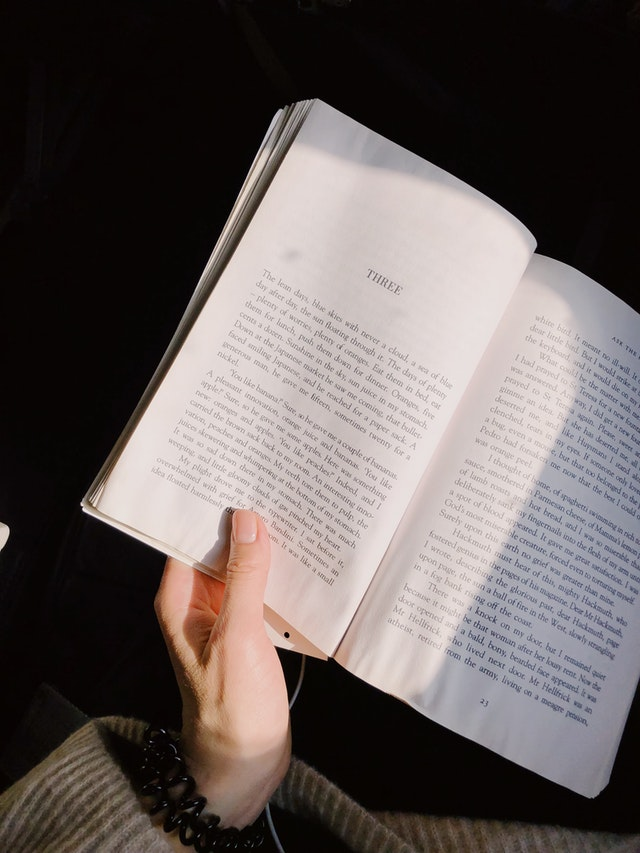
#> input picture OpenCV/book.jpg, 640 x 853 px
$ jupyter execute '13_이미지 변형(이진화).ipynb'
#> lines starting #> are read from the running program, lines starting #| are printed output that depends on the picture; after the words box and inside, x2 and y2 are one past the last pixel; in counts of white or black regions, pixels touching at a corner belong together
# 13. 이미지 변형(이진화)

## Threshold
- 기준
> Threshold (= 임계값)

https://www.pexels.com/ko-kr/ 에서 사진 다운로드

[cell 1]
import cv2
img = cv2.imread('book.jpg', cv2.IMREAD_GRAYSCALE)
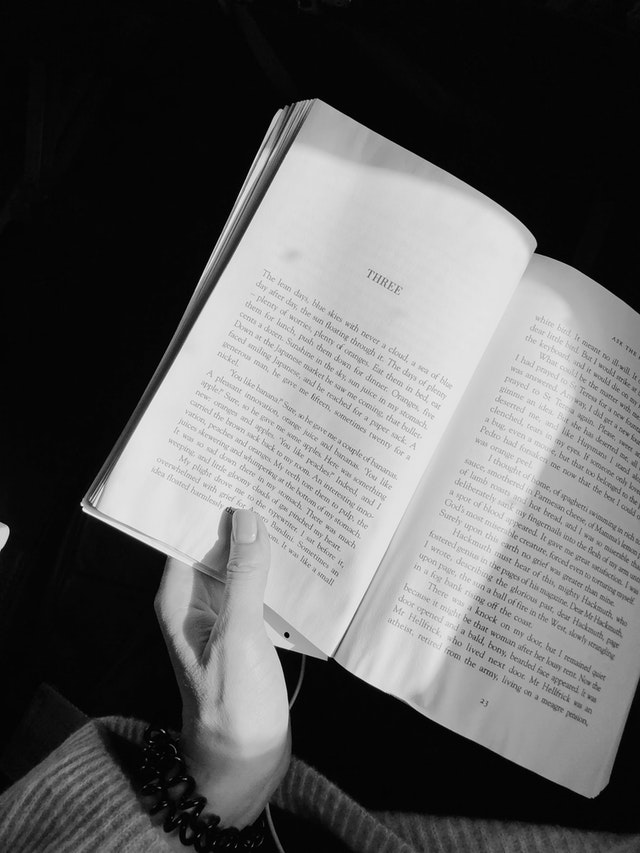
#> img: shape (853, 640); min 0, max 249, mean 94.8

ret, binary = cv2.threshold(img, 127, 255, cv2.THRESH_BINARY) # 그릴 위치, 임계값, 흰색(기준을 못 넘기면 흰색), Thresh_Binary
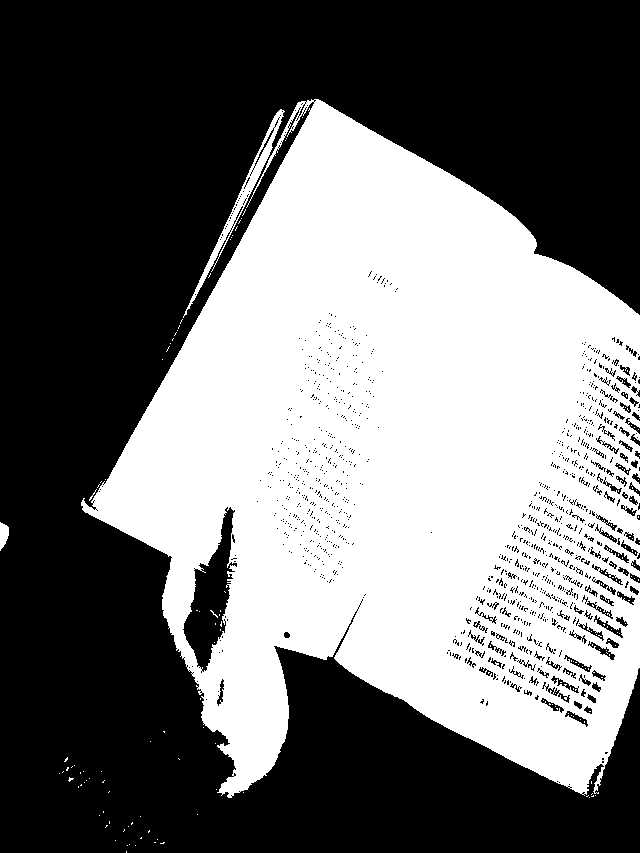
#> binary: shape (853, 640); 44.1% white; 190 white regions (187 under 20 px), largest, box (x1, y1, x2, y2) and area: (81, 99, 640, 798) 238350, (183, 109, 285, 318) 1652, (0, 522, 9, 551) 181

cv2.imshow('img', img)
cv2.imshow('binary',binary)
cv2.waitKey(0)
cv2.destroyAllWindows()

## Trackbar (값 변화에 따른 변형 확인)

[cell 2]
import cv2

def empty(pos):
    #print(pos)
    pass

img = cv2.imread('book.jpg',cv2.IMREAD_GRAYSCALE)

name = 'Trackbar'
cv2.namedWindow(name)

cv2.createTrackbar('threshold', name, 127, 255, empty) # bar 이름, 창의 이름, 초기값, 최댓값(범위는 0~255), 이벤트 처리

while True:
    thresh = cv2.getTrackbarPos('threshold', name) # bar 이름, 창의 이름
    ret, binary = cv2.threshold(img, thresh, 255, cv2.THRESH_BINARY)
#> ret = 127

    if not ret:
        break

    cv2.imshow(name, binary)
    if cv2.waitKey(1) == ord('q'):
#> (key q is pressed here)
        break

cv2.destroyAllWindows()

### 그림판에서 제작한 이미지 확인

[cell 3]
import cv2

def empty(pos):
    #print(pos)
    pass

img = cv2.imread('threshold.png',cv2.IMREAD_GRAYSCALE)
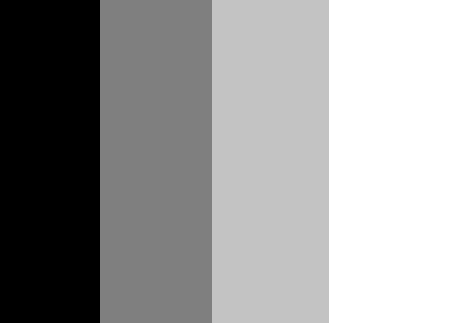
#> input picture OpenCV/threshold.png, 449 x 323 px
#> img is the input picture: shape (323, 449); min 0, max 255, mean 150.6

name = 'Trackbar'
cv2.namedWindow(name)

cv2.createTrackbar('threshold', name, 127, 255, empty) # bar 이름, 창의 이름, 초기값, 최댓값(범위는 0~255), 이벤트 처리

while True:
    thresh = cv2.getTrackbarPos('threshold', name) # bar 이름, 창의 이름
    ret, binary = cv2.threshold(img, thresh, 255, cv2.THRESH_BINARY)
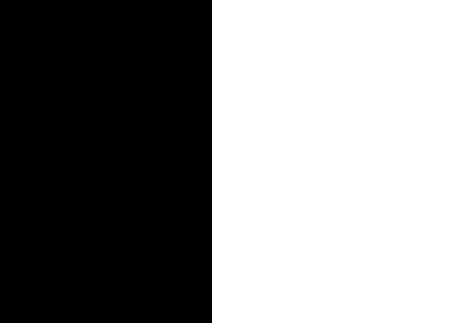
#> binary: shape (323, 449); 52.8% white; 1 black region, box (x1, y1, x2, y2) and area: (0, 0, 212, 323) 68476

    if not ret:
        break

    cv2.imshow('img',img)
    cv2.imshow(name, binary)
    if cv2.waitKey(1) == ord('q'):
#> (key q is pressed here)
        break

cv2.destroyAllWindows()

[cell 4]
import cv2
img = cv2.imread('threshold.png', cv2.IMREAD_GRAYSCALE)

ret, binary1 = cv2.threshold(img, 0, 255, cv2.THRESH_BINARY) # 진한 회색, 밝은 회색, 흰색
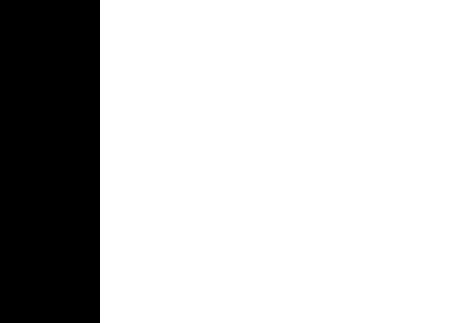
#> binary1: shape (323, 449); 77.7% white; 1 black region, box (x1, y1, x2, y2) and area: (0, 0, 100, 323) 32300
ret, binary2 = cv2.threshold(img, 127, 255, cv2.THRESH_BINARY) # 밝은 회색, 흰색
ret, binary3 = cv2.threshold(img, 195, 255, cv2.THRESH_BINARY) # 흰색
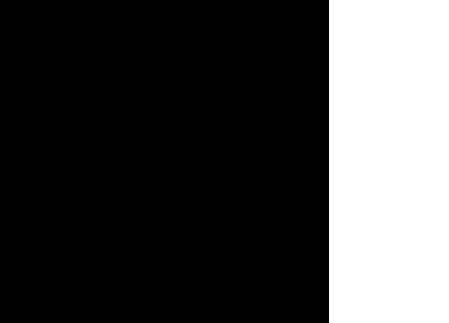
#> binary3: shape (323, 449); 26.7% white; 1 white region, box (x1, y1, x2, y2) and area: (329, 0, 449, 323) 38760

cv2.imshow('img',img)
cv2.imshow('binary1',binary1)
cv2.imshow('binary2',binary2)
cv2.imshow('binary3',binary3)
cv2.waitKey(0)
cv2.destroyAllWindows()

## Adaptive Threshold
이미지를 작은 영역으로 나누어서 임계치 적용

[cell 5]
import cv2

def empty(pos):
    #print(pos)
    pass

img = cv2.imread('book.jpg', cv2.IMREAD_GRAYSCALE)

name = 'Trackbar'
cv2.namedWindow(name)

# bar 이름, 창의 이름, 초기값, 최댓값(범위는 0~255), 이벤트 처리
cv2.createTrackbar('block_size', name, 25, 100, empty) # 홀수만 가능, 1보다는 큰 값
cv2.createTrackbar('c', name, 3, 10, empty) # 일반적으로 양수의 값을 사용

while True:
    block_size = cv2.getTrackbarPos('block_size', name) # bar 이름, 창의 이름
    c = cv2.getTrackbarPos('c',name)

    if block_size <= 1:
        block_size = 3

    if block_size % 2 == 0: # 짝수이면 홀수로
        block_size += 1

    binary = cv2.adaptiveThreshold(img, 255, cv2.ADAPTIVE_THRESH_MEAN_C, cv2.THRESH_BINARY, block_size, c)
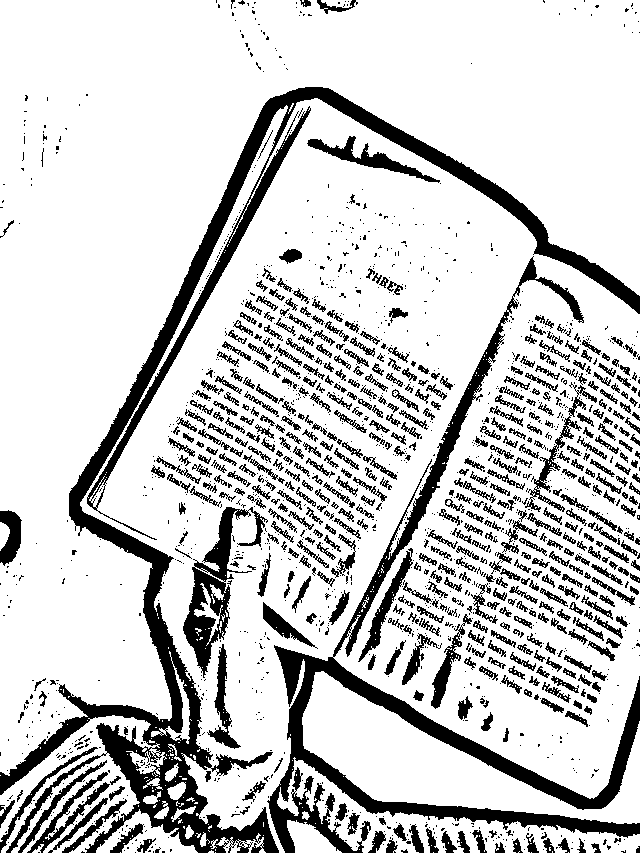
#> binary: shape (853, 640); 80.3% white; 1789 black regions (1251 under 20 px), largest, box (x1, y1, x2, y2) and area: (0, 87, 640, 853) 33068, (267, 256, 640, 853) 20197, (183, 507, 268, 678) 3876

    cv2.imshow(name, binary)
    if cv2.waitKey(1) == ord('q'):
#> (key q is pressed here)
        break

cv2.destroyAllWindows()

## 오츠 알고리즘

Bimodal Image 에 사용하기 적합(최적의 임계치를 자동으로 발견)

[cell 6]
import cv2
img = cv2.imread('book.jpg', cv2.IMREAD_GRAYSCALE)

ret, binary = cv2.threshold(img, 127, 255, cv2.THRESH_BINARY)
ret, otsu = cv2.threshold(img, -1, 255, cv2.THRESH_BINARY | cv2.THRESH_OTSU)
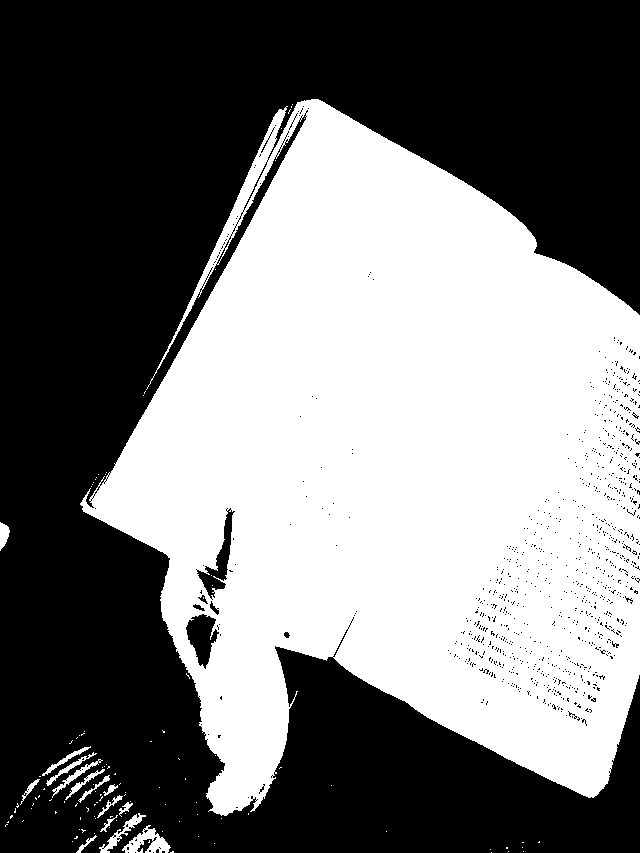
#> otsu: shape (853, 640); 46.9% white; 113 white regions (98 under 20 px), largest, box (x1, y1, x2, y2) and area: (80, 99, 640, 816) 253019, (122, 825, 171, 853) 630, (99, 813, 146, 853) 376
#> ret = 100
print('otsu threshold',ret)
#| otsu threshold 100.0

cv2.imshow('img', img)
cv2.imshow('binary',binary)
cv2.imshow('otsu',otsu)
cv2.waitKey(0)
cv2.destroyAllWindows()
